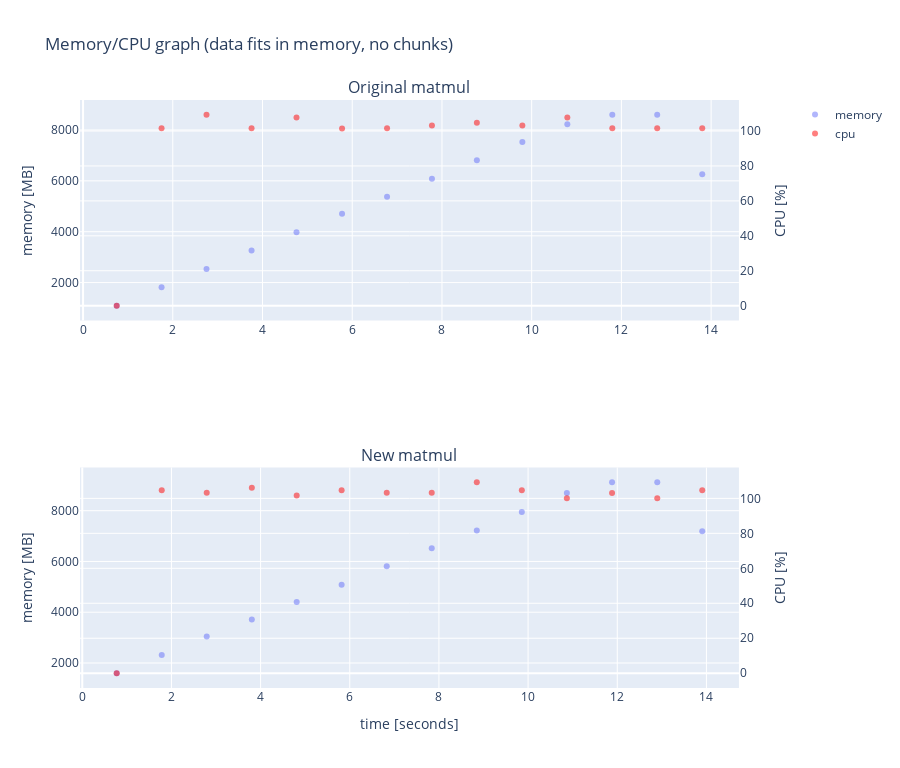

The code cell stored with this chart in its notebook:
### Code cell
graph_mem_and_cpu(perfl6_nc_org, perfl6_nc, "data fits in memory, no chunks")

### Figure 1 — Plotly figure (JSON) as saved in the notebook; plotly's stock layout.template omitted (floating-point values rounded to 4 significant figures)
{"data": [{"hovertemplate": "time=%{x}<br>mem=%{y}<extra></extra>", "legendgroup": "", "marker": {"color": "#636efa", "opacity": 0.5, "symbol": "circle"}, "mode": "markers", "name": "memory", "orientation": "v", "showlegend": true, "type": "scatter", "x": [0.7497, 1.75, 2.752, 3.756, 4.758, 5.773, 6.776, 7.777, 8.778, 9.792, 10.79, 11.8, 12.8, 13.8], "xaxis": "x", "y": [1090.0, 1814.0, 2539.0, 3264.0, 3980.0, 4707.0, 5378.0, 6086.0, 6807.0, 7525.0, 8228.0, 8598.0, 8598.0, 6264.0], "yaxis": "y"}, {"hovertemplate": "time=%{x}<br>cpu=%{y}<extra></extra>", "legendgroup": "", "marker": {"color": "red", "opacity": 0.5, "symbol": "circle"}, "mode": "markers", "name": "cpu", "orientation": "v", "showlegend": true, "type": "scatter", "x": [0.7497, 1.75, 2.752, 3.756, 4.758, 5.773, 6.776, 7.777, 8.778, 9.792, 10.79, 11.8, 12.8, 13.8], "xaxis": "x", "y": [0, 101.6, 109.3, 101.6, 107.8, 101.5, 101.6, 103.2, 104.7, 103.1, 107.8, 101.6, 101.6, 101.6], "yaxis": "y2"}, {"hovertemplate": "time=%{x}<br>mem=%{y}<extra></extra>", "legendgroup": "", "marker": {"color": "#636efa", "opacity": 0.5, "symbol": "circle"}, "mode": "markers", "name": "", "orientation": "v", "showlegend": false, "type": "scatter", "x": [0.7722, 1.783, 2.792, 3.804, 4.81, 5.818, 6.83, 7.839, 8.85, 9.86, 10.87, 11.88, 12.9, 13.91], "xaxis": "x2", "y": [1596.0, 2312.0, 3048.0, 3718.0, 4404.0, 5086.0, 5814.0, 6522.0, 7217.0, 7953.0, 8694.0, 9120.0, 9120.0, 7189.0], "yaxis": "y3"}, {"hovertemplate": "time=%{x}<br>cpu=%{y}<extra></extra>", "legendgroup": "", "marker": {"color": "red", "opacity": 0.5, "symbol": "circle"}, "mode": "markers", "name": "", "orientation": "v", "showlegend": false, "type": "scatter", "x": [0.7722, 1.783, 2.792, 3.804, 4.81, 5.818, 6.83, 7.839, 8.85, 9.86, 10.87, 11.88, 12.9, 13.91], "xaxis": "x2", "y": [0, 104.6, 103.2, 106.1, 101.6, 104.6, 103.2, 103.2, 109.2, 104.6, 100, 103, 100, 104.7], "yaxis": "y4"}], "layout": {"annotations": [{"font": {"size": 16}, "showarrow": false, "text": "Original matmul", "x": 0.47, "xanchor": "center", "xref": "paper", "y": 1, "yanchor": "bottom", "yref": "paper"}, {"font": {"size": 16}, "showarrow": false, "text": "New matmul", "x": 0.47, "xanchor": "center", "xref": "paper", "y": 0.375, "yanchor": "bottom", "yref": "paper"}], "height": 768, "title": {"text": "Memory/CPU graph (data fits in memory, no chunks)"}, "xaxis": {"anchor": "y", "domain": [0, 0.94]}, "xaxis2": {"anchor": "y3", "domain": [0, 0.94], "title": {"text": "time [seconds]"}}, "yaxis": {"anchor": "x", "domain": [0.625, 1], "title": {"text": "memory [MB]"}}, "yaxis2": {"anchor": "x", "overlaying": "y", "side": "right", "title": {"text": "CPU [%]"}}, "yaxis3": {"anchor": "x2", "domain": [0, 0.375], "title": {"text": "memory [MB]"}}, "yaxis4": {"anchor": "x2", "overlaying": "y3", "side": "right", "title": {"text": "CPU [%]"}}}}
